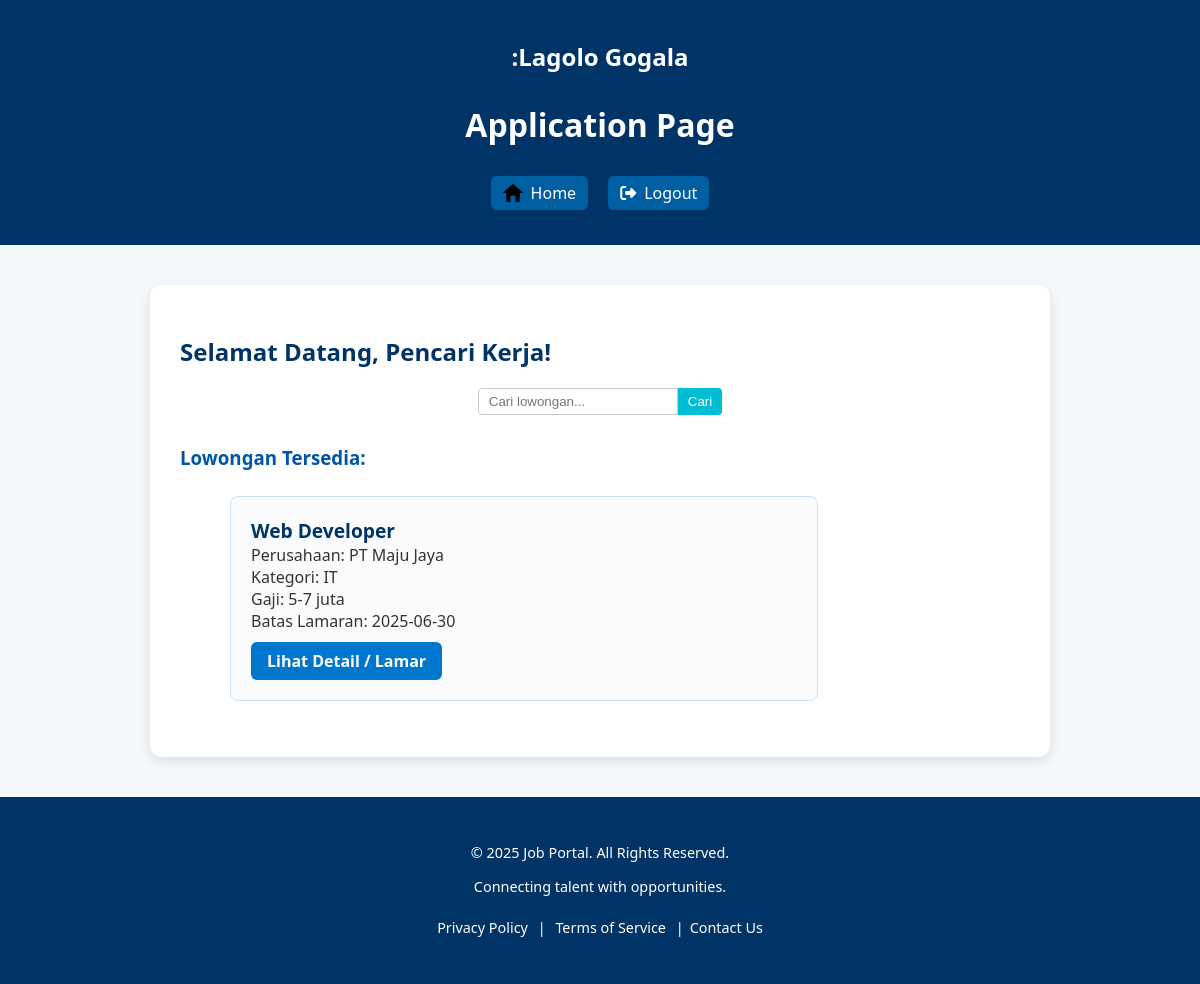
The app's page /halaman_pencari_kerja.php (signed in) with its own data.
### tables this page shows
CREATE TABLE `pencari_kerja` (
  `id_user` int(11) NOT NULL,
  `nama_lengkap` varchar(100) NOT NULL,
  `tanggal_lahir` date NOT NULL,
  `nomor_hp` varchar(15) NOT NULL
);

CREATE TABLE `lowongan` (
  `id` int(11) NOT NULL,
  `id_perusahaan` int(11) NOT NULL,
  `nama_pekerjaan` varchar(100) NOT NULL,
  `kategori` varchar(50) DEFAULT NULL,
  `jenis_pekerjaan` varchar(50) DEFAULT NULL,
  `rentang_gaji` varchar(50) DEFAULT NULL,
  `deskripsi` text DEFAULT NULL,
  `syarat` text DEFAULT NULL,
  `batas_lamaran` date DEFAULT NULL
);

CREATE TABLE `perusahaan` (
  `id` int(11) NOT NULL,
  `id_user` int(11) NOT NULL,
  `nama_perusahaan` varchar(100) NOT NULL,
  `lokasi` varchar(100) DEFAULT NULL,
  `logo` varchar(255) DEFAULT NULL
);

### halaman_pencari_kerja.php (the view, shortened to what this page needs)
<?php
require_once 'config/koneksi.php';
$search = isset($_POST['src']) ? mysqli_real_escape_string($conn, $_POST['src']) : '';
if ($search) {
    $sql = "SELECT l.id, l.nama_pekerjaan, l.kategori, l.rentang_gaji, l.jenis_pekerjaan, l.deskripsi, l.syarat, l.batas_lamaran, p.nama_perusahaan
            FROM lowongan l
            JOIN perusahaan p ON l.id_perusahaan = p.id
            WHERE (l.nama_pekerjaan LIKE '%$search%'
                OR l.kategori LIKE '%$search%'
                OR l.jenis_pekerjaan LIKE '%$search%'
                OR l.deskripsi LIKE '%$search%'
                OR l.syarat LIKE '%$search%')
              AND l.batas_lamaran >= CURDATE()
            ORDER BY l.id DESC";
} else {
    $sql = "SELECT l.id, l.nama_pekerjaan, l.kategori, l.rentang_gaji, l.batas_lamaran, p.nama_perusahaan
            FROM lowongan l
            JOIN perusahaan p ON l.id_perusahaan = p.id
            WHERE l.batas_lamaran >= CURDATE()
            ORDER BY l.id DESC";
}
$result = mysqli_query($conn, $sql);
$lowongan = [];
if ($result && mysqli_num_rows($result) > 0) {
    while ($row = mysqli_fetch_assoc($result)) {
        $lowongan[] = $row;
    }
}
?>
<!DOCTYPE html>
<html lang="id">
<head>
    <link rel="stylesheet" href="css/halaman_pencari_kerja.css?<?php echo time(); ?>">
</head>
<body>
    <div class="wrapper">
        <?php
        include "include/header.php";
        ?>
        <div class="dashboard-container">
            <h2>Selamat Datang, Pencari Kerja!</h2>
            <form action="" method="post" class="search-bar">
                <input class="searchtext" type="search" name="src" id="SR" placeholder="Cari lowongan...">
                <input class="searchbutton" type="submit" name="src-sub" id="SR-sub" value="Cari">
            </form>
            <h3>Lowongan Tersedia:</h3>
            <?php if (empty($lowongan)): ?>
                <p>Belum ada lowongan tersedia.</p>
            <?php else: ?>
                <ul>
                    <main class="form-panel">
                        <table cellpadding="10" cellspacing="0" style="width: 100%; text-align: left;">
                            <tr>
                                <?php
                                foreach ($lowongan as $l):
                                ?>
                                    <td>
                                        <div class="job-job">
                                            <strong><?= htmlspecialchars($l['nama_pekerjaan']) ?></strong><br>
                                            Perusahaan: <?= htmlspecialchars($l['nama_perusahaan']) ?><br>
                                            Kategori: <?= htmlspecialchars($l['kategori']) ?><br>
                                            Gaji: <?= htmlspecialchars($l['rentang_gaji']) ?><br>
                                            Batas Lamaran: <?= htmlspecialchars($l['batas_lamaran']) ?><br>
                                            <a class="detail" href="detail_lowongan.php?id=<?= $l['id'] ?>">Lihat Detail / Lamar</a>
                                        </div>
                                    </td>
                                <?php
                                endforeach;
                                ?>
                            </tr>
                        </table>
                    </main>
                </ul>
            <?php endif; ?>
        </div>
        <?php
        include "include/footer.php";
        ?>
    </div>
</body>
</html>

### include/header.php (shortened to what this page needs)
<link rel="stylesheet" href="css/header.css?<?php echo time();?>">
<link rel="stylesheet" href="https://cdnjs.cloudflare.com/ajax/libs/font-awesome/6.5.0/css/all.min.css">
<?php
    require_once 'config/koneksi.php';
    $pageTitle = isset($customPageTitle) ? $customPageTitle : "Application Page";
    echo "<header class='head'>";
        if ($_SESSION) {
                if ($_SESSION['role'] == "perusahaan") {
                    $hquery = "SELECT * FROM perusahaan WHERE id_user = ?";
                    $hstmt = $conn->prepare($hquery);
                    $hstmt->bind_param("i", $_SESSION['user_id']);
                    $hstmt->execute();
                    $hresult = $hstmt->get_result();
                    $huser = $hresult -> fetch_assoc();
                    echo "<h2>".$huser['nama_perusahaan']."</h2>";
                } elseif ($_SESSION['role'] == "pencari_kerja") {
                    $hquery = "SELECT * FROM pencari_kerja WHERE id_user = ?";
                    $hstmt = $conn->prepare($hquery);
                    $hstmt->bind_param("i", $_SESSION['user_id']);
                    $hstmt->execute();
                    $hresult = $hstmt->get_result();
                    $huser = $hresult -> fetch_assoc();
                    echo "<h2>".$huser['nama_lengkap']."</h2>";
               }
        }
    echo    "<h1 class='header-title'> $pageTitle </h1>";
    echo    "<nav>";
    echo        "<a class='filter' href='halaman_pencari_kerja.php'> <img class='home-img' src='images/home.png' alt='Home'> Home</a>";
            if ($_SESSION) {
                    echo "<a class='filter' href='logout.php'>
                            <i class='fas fa-sign-out-alt'></i> Logout
                        </a>";
            } else {
                    echo "<a class='filter' href='login.php'>
                            <i class='fas fa-sign-in-alt'></i> Login
                        </a>";
            }
    echo    "</nav>";
    echo "</header>";
?>

### css/halaman_pencari_kerja.css (style rules this page uses)
html, body { height: 100%; margin: 0; padding: 0; }
.wrapper { min-height: 100vh; display: flex; flex-direction: column; }
body { margin: 0; font-family: 'Segoe UI', Tahoma, Geneva, Verdana, sans-serif; background-color: #f4f8fb; color: #333; }
a { color: #0066cc; text-decoration: none; }
header, footer { background-color: #003366; color: white; padding: 15px 30px; text-align: center; }
.dashboard-container { flex: 1; width: 70%; margin: 40px auto; background-color: white; padding: 30px; border-radius: 12px; box-shadow: 0 4px 12px rgba(0,0,0,0.1); min-height: 50%; }
.dashboard-container h2 { color: #003366; margin-bottom: 20px; }
.dashboard-container h3 { color: #0055aa; margin-top: 30px; margin-bottom: 15px; }
.form-panel { display: flex; flex-direction: column; gap: 25px; }
.job-job { border: 1px solid #cce0f5; background-color: #f9fbfd; padding: 20px; border-radius: 8px; transition: box-shadow 0.2s ease-in-out; width: 70%; }
.job-job strong { font-size: 1.2em; color: #003366; }
.detail { display: inline-block; margin-top: 10px; padding: 8px 16px; background-color: #0077cc; color: white; border-radius: 6px; font-weight: bold; transition: background-color 0.2s ease-in-out; }
.header-title { font-size: 20px; font-weight: bold; margin: 0; padding: 10px 0; color: white; }
.head { background-color: #003366; color: white; padding: 20px 30px; }
nav { margin-top: 10px; display: flex; flex-wrap: wrap; gap: 10px; }
nav .filter { color: white; font-weight: 500; padding: 6px 12px; background-color: #005fa3; border-radius: 6px; text-decoration: none; transition: background-color 0.2s; }
.search-bar { margin-top: 15px; }
.searchtext { padding: 8px; width: 200px; border-radius: 6px 0 0 6px; border: none; outline: none; }
.searchbutton { padding: 8px 12px; background-color: #0077cc; color: white; border: none; border-radius: 0 6px 6px 0; cursor: pointer; }

### css/header.css (style rules this page uses)
.head { background-color: #003366;; padding: 20px; color: white; display: flex; flex-direction: column; align-items: center; position: sticky; width: auto; height: 25%; }
.header-title { font-size: 2rem; margin-bottom: 10px; }
nav { display: flex; gap: 20px; margin-bottom: 15px; }
.filter { text-decoration: none; color: #ffffff; font-weight: bold; display: flex; align-items: center; gap: 8px; }
.home-img { width: 20px; height: 20px; }
.search-bar { display: flex; justify-content: center; width: 100%; }
.searchtext { padding: 5px 10px; width: 200px; border: 1px solid #ccc; border-radius: 4px 0 0 4px; }
.searchbutton { padding: 5px 10px; background-color: #00bcd4; border: none; color: white; border-radius: 0 4px 4px 0; cursor: pointer; }

### records on screen
pencari_kerja: nama_lengkap ":Lagolo Gogala"
lowongan: nama_pekerjaan "Web Developer", id_perusahaan.nama_perusahaan "PT Maju Jaya", kategori "IT", rentang_gaji "5-7 juta", batas_lamaran "2025-06-30"

### other values on screen
$pageTitle "Application Page"
